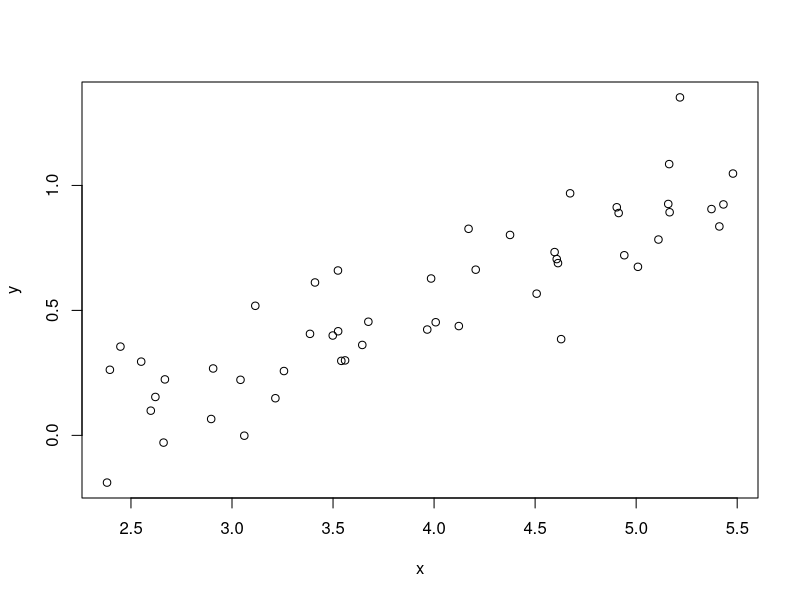
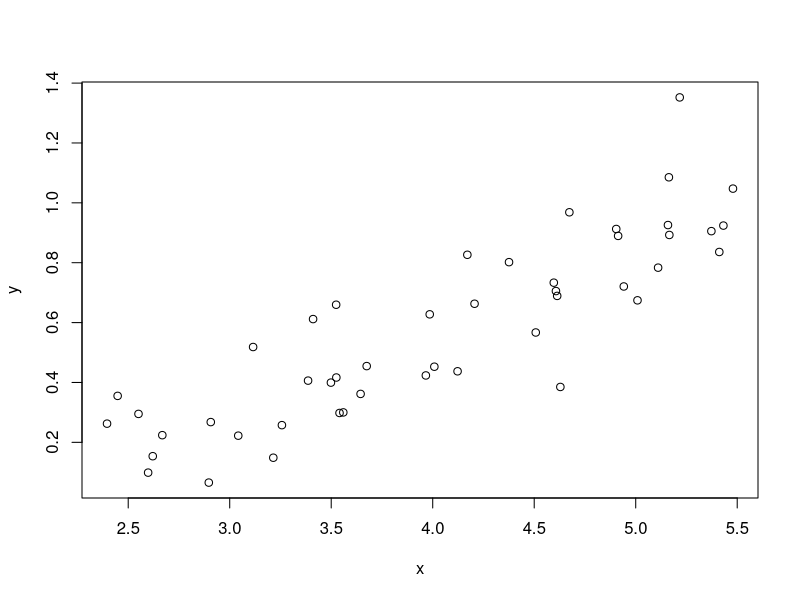
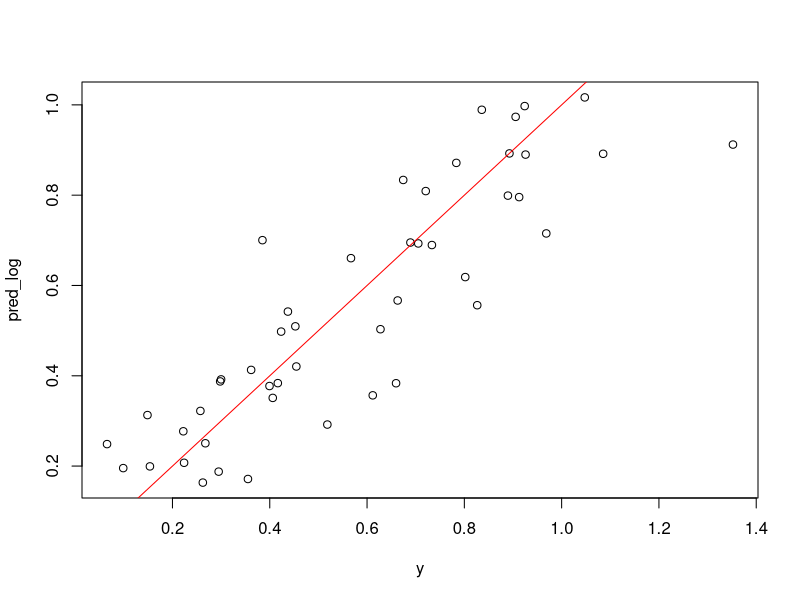
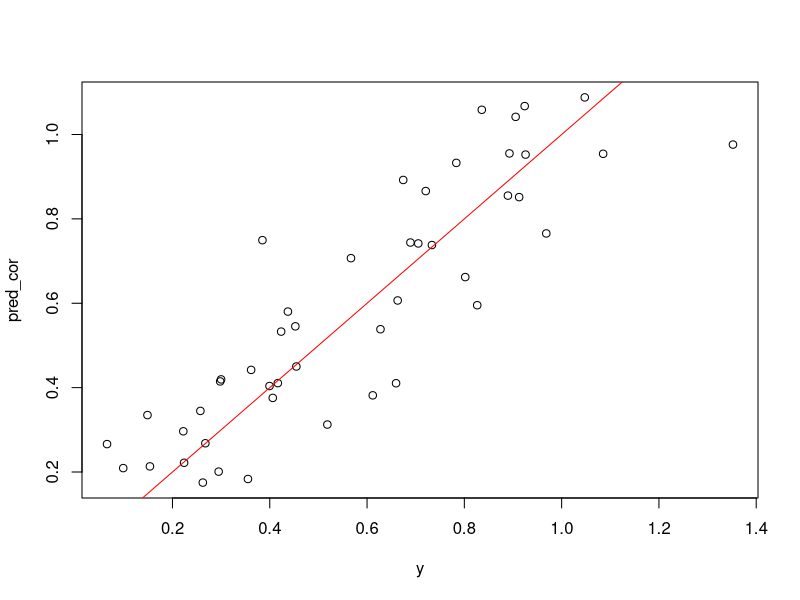

Reproduce these figures in R, in order.
## ---- chunk 1

# let's test these correction factors

e <- exp(1)

# simulate some lengths
x <- runif(50, 2.3, 5.5)

# simulate a y-variable from one of these equations
y <- 0.021*(x^2.315) + rnorm(n = 50, mean = 0, sd = 0.15)
plot(x, y)

# remove anything less than zero
rem <- y>0
x <- x[rem]
y <- y[rem]

# check the relationship
plot(x, y)

# lit a log-linear model
lm_log <- lm(log(y) ~ log(x))
summary(lm_log)

# get the r2
r2 <- summary(lm_log)$r.squared
print(r2)

# get the predictions
pred_log <- e^(predict(lm_log))

# plot the observed versus predicted values
plot(y, pred_log)
abline(a = 0, b = 1, col = "red")

# try this with the correction factors
a <- e
ymax <- max(y)
ymin <- min(y)
BC <- exp( (0.5* (1 - r2)) * ( (1/(log(a))) * (( log(ymax, b=a)-log(ymin, b=a) )/6))^2)
print(BC)

# try this with the true correction factor
BC <- exp(var(residuals(lm_log))/2)
print(BC)

# do the bias correction and check the prediction
# pred_cor <- (10^(predict(lm_log))) * BC
pred_cor <- (e^predict(lm_log))*BC

# plot the observed versus corrected predicted values
plot(y, pred_cor)
abline(a = 0, b = 1, col = "red")

# calculate the mean squared error
round(mean((y - pred_cor)^2), 6)
round(mean((y - pred_log)^2), 6)

# mean absolute error
round(mean(abs(y-pred_cor)), 6)
round(mean(abs(y-pred_log)), 6)

# mean percentage error
mean((abs(y - pred_cor)/y)*100)
mean((abs(y - pred_log)/y)*100)
